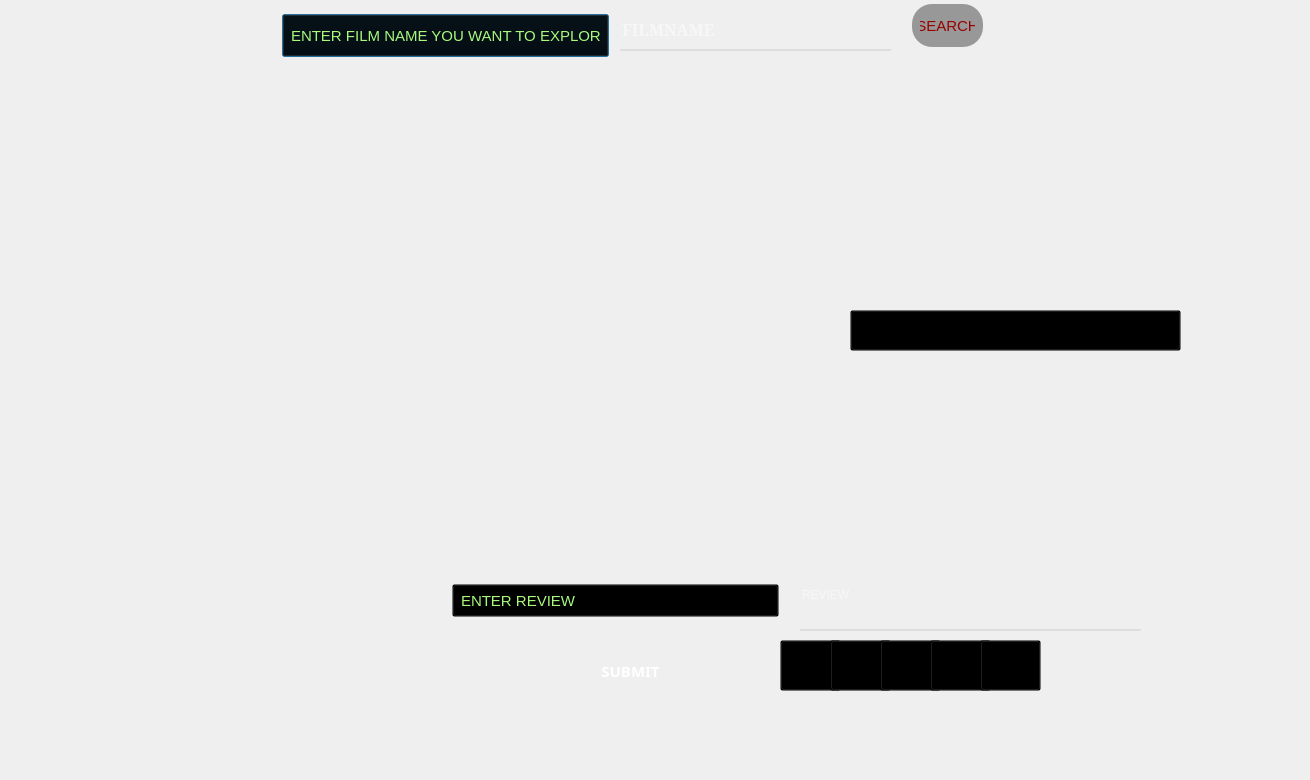
<?xml version="1.0" encoding="UTF-8"?>
<ui version="4.0">
 <class>movie</class>
 <widget class="QDialog" name="movie">
  <property name="geometry">
   <rect>
    <x>0</x>
    <y>0</y>
    <width>1310</width>
    <height>780</height>
   </rect>
  </property>
  <property name="windowTitle">
   <string>Dialog</string>
  </property>
  <widget class="QLabel" name="label">
   <property name="geometry">
    <rect>
     <x>0</x>
     <y>0</y>
     <width>1300</width>
     <height>771</height>
    </rect>
   </property>
   <property name="text">
    <string/>
   </property>
   <property name="pixmap">
    <pixmap>image (7).png</pixmap>
   </property>
  </widget>
  <widget class="QPushButton" name="pushButton">
   <property name="geometry">
    <rect>
     <x>280</x>
     <y>10</y>
     <width>331</width>
     <height>51</height>
    </rect>
   </property>
   <property name="styleSheet">
    <string notr="true">QPushButton#pushButton{
	color: rgb(168, 249, 124);
  padding: 4px 8px;
  text-align: left;
  font-size: 15px;
  margin: 4px 2px;
  background-color: transparent; 
 }
</string>
   </property>
   <property name="text">
    <string>ENTER FILM NAME YOU WANT TO EXPLORE</string>
   </property>
  </widget>
  <widget class="QLineEdit" name="lineEdit">
   <property name="geometry">
    <rect>
     <x>620</x>
     <y>10</y>
     <width>271</width>
     <height>41</height>
    </rect>
   </property>
   <property name="font">
    <font>
     <family>MS Serif</family>
     <pointsize>12</pointsize>
     <weight>75</weight>
     <bold>true</bold>
    </font>
   </property>
   <property name="styleSheet">
    <string notr="true">QLineEdit#lineEdit{
text-align:center;
background-color:transparent;
color:white;
border:none;
border-bottom:2px solid  rgb(222, 222, 222);
}</string>
   </property>
   <property name="placeholderText">
    <string>FILMNAME</string>
   </property>
  </widget>
  <widget class="QPushButton" name="pushButton_2">
   <property name="geometry">
    <rect>
     <x>910</x>
     <y>0</y>
     <width>75</width>
     <height>51</height>
    </rect>
   </property>
   <property name="styleSheet">
    <string notr="true">QPushButton#pushButton_2{
	color: rgb(152, 0, 0);
  padding: 4px 8px;
  text-align: center;
  font-size: 15px;
  margin: 4px 2px;
border-radius :20px;
  background-color: rgb(152, 152, 152);
 }
QPushButton#pushButton_2:hover{
background-color: rgb(152, 152, 152);
color: rgb(0, 255, 0);
}
</string>
   </property>
   <property name="text">
    <string>SEARCH</string>
   </property>
  </widget>
  <widget class="QLabel" name="image">
   <property name="geometry">
    <rect>
     <x>20</x>
     <y>160</y>
     <width>421</width>
     <height>331</height>
    </rect>
   </property>
   <property name="text">
    <string/>
   </property>
  </widget>
  <widget class="QLabel" name="label_2">
   <property name="geometry">
    <rect>
     <x>500</x>
     <y>60</y>
     <width>400</width>
     <height>51</height>
    </rect>
   </property>
   <property name="font">
    <font>
     <family>MS Shell Dlg 2</family>
     <pointsize>-1</pointsize>
     <weight>75</weight>
     <bold>true</bold>
    </font>
   </property>
   <property name="styleSheet">
    <string notr="true">QLabel#label_2{
background-color:transparent;
font-size:20px;
color:white;
text-align:left;
}</string>
   </property>
   <property name="text">
    <string/>
   </property>
  </widget>
  <widget class="QLabel" name="label_3">
   <property name="geometry">
    <rect>
     <x>460</x>
     <y>100</y>
     <width>261</width>
     <height>31</height>
    </rect>
   </property>
   <property name="font">
    <font>
     <family>MS Shell Dlg 2</family>
     <pointsize>-1</pointsize>
     <weight>75</weight>
     <bold>true</bold>
    </font>
   </property>
   <property name="styleSheet">
    <string notr="true">QLabel#label_3{
background-color:transparent;
font-size:15px;
color:white;
}</string>
   </property>
   <property name="text">
    <string/>
   </property>
  </widget>
  <widget class="QLabel" name="label_4">
   <property name="geometry">
    <rect>
     <x>680</x>
     <y>100</y>
     <width>161</width>
     <height>31</height>
    </rect>
   </property>
   <property name="font">
    <font>
     <family>MS Serif</family>
     <pointsize>-1</pointsize>
     <weight>75</weight>
     <bold>true</bold>
    </font>
   </property>
   <property name="styleSheet">
    <string notr="true">QLabel#label_4{
background-color:transparent;
font-size:15px;
color:white;
}</string>
   </property>
   <property name="text">
    <string/>
   </property>
  </widget>
  <widget class="QLabel" name="label_5">
   <property name="geometry">
    <rect>
     <x>460</x>
     <y>140</y>
     <width>221</width>
     <height>31</height>
    </rect>
   </property>
   <property name="font">
    <font>
     <family>MS Shell Dlg 2</family>
     <pointsize>-1</pointsize>
     <weight>75</weight>
     <bold>true</bold>
    </font>
   </property>
   <property name="styleSheet">
    <string notr="true">QLabel#label_5{
background-color:transparent;
font-size:15px;
color:white;
}</string>
   </property>
   <property name="text">
    <string/>
   </property>
  </widget>
  <widget class="QLabel" name="label_6">
   <property name="geometry">
    <rect>
     <x>460</x>
     <y>380</y>
     <width>291</width>
     <height>181</height>
    </rect>
   </property>
   <property name="font">
    <font>
     <family>MS Serif</family>
     <pointsize>-1</pointsize>
     <weight>75</weight>
     <bold>true</bold>
    </font>
   </property>
   <property name="styleSheet">
    <string notr="true">QLabel#label_6{
background-color:transparent;
font-size:15px;
color:white;
}</string>
   </property>
   <property name="text">
    <string/>
   </property>
  </widget>
  <widget class="QPushButton" name="pushButton_4">
   <property name="geometry">
    <rect>
     <x>450</x>
     <y>580</y>
     <width>331</width>
     <height>41</height>
    </rect>
   </property>
   <property name="styleSheet">
    <string notr="true">QPushButton#pushButton_4{
	color: rgb(168, 249, 124);
  padding: 4px 8px;
  text-align: left;
  font-size: 15px;
  margin: 4px 2px;
  background-color: transparent; 
 }
</string>
   </property>
   <property name="text">
    <string>ENTER REVIEW</string>
   </property>
  </widget>
  <widget class="QLineEdit" name="add_review">
   <property name="geometry">
    <rect>
     <x>800</x>
     <y>560</y>
     <width>341</width>
     <height>71</height>
    </rect>
   </property>
   <property name="styleSheet">
    <string notr="true">QLineEdit#add_review{
text-align:center;
background-color:transparent;
color:white;
border:none;
border-bottom:2px solid  rgb(222, 222, 222);
}</string>
   </property>
   <property name="placeholderText">
    <string>REVIEW</string>
   </property>
  </widget>
  <widget class="QPushButton" name="pushButton_5">
   <property name="geometry">
    <rect>
     <x>780</x>
     <y>640</y>
     <width>61</width>
     <height>51</height>
    </rect>
   </property>
   <property name="styleSheet">
    <string notr="true">QPushButton#pushButton_5{
background-color:transparent;
}
QPushButton#pushButton_5:hover{
background-color:rgb(255, 255, 127);
}</string>
   </property>
   <property name="text">
    <string/>
   </property>
   <property name="icon">
    <iconset resource="icons.qrc">
     <normaloff>:/new/prefix1/imgonline-com-ua-shape-N6h4pB3vkwR9zPY.png</normaloff>:/new/prefix1/imgonline-com-ua-shape-N6h4pB3vkwR9zPY.png</iconset>
   </property>
   <property name="iconSize">
    <size>
     <width>60</width>
     <height>40</height>
    </size>
   </property>
   <property name="checkable">
    <bool>true</bool>
   </property>
  </widget>
  <widget class="QPushButton" name="pushButton_6">
   <property name="geometry">
    <rect>
     <x>830</x>
     <y>640</y>
     <width>61</width>
     <height>51</height>
    </rect>
   </property>
   <property name="styleSheet">
    <string notr="true">QPushButton#pushButton_6{
background-color:transparent;
}
QPushButton#pushButton_6:hover{
background-color:rgb(255, 255, 127);
}</string>
   </property>
   <property name="text">
    <string/>
   </property>
   <property name="icon">
    <iconset resource="icons.qrc">
     <normaloff>:/new/prefix1/imgonline-com-ua-shape-N6h4pB3vkwR9zPY.png</normaloff>:/new/prefix1/imgonline-com-ua-shape-N6h4pB3vkwR9zPY.png</iconset>
   </property>
   <property name="iconSize">
    <size>
     <width>60</width>
     <height>40</height>
    </size>
   </property>
   <property name="checkable">
    <bool>true</bool>
   </property>
  </widget>
  <widget class="QPushButton" name="pushButton_7">
   <property name="geometry">
    <rect>
     <x>880</x>
     <y>640</y>
     <width>61</width>
     <height>51</height>
    </rect>
   </property>
   <property name="styleSheet">
    <string notr="true">QPushButton#pushButton_7{
background-color:transparent;
}
QPushButton#pushButton_7:hover{
background-color:rgb(255, 255, 127);
}</string>
   </property>
   <property name="text">
    <string/>
   </property>
   <property name="icon">
    <iconset resource="icons.qrc">
     <normaloff>:/new/prefix1/imgonline-com-ua-shape-N6h4pB3vkwR9zPY.png</normaloff>:/new/prefix1/imgonline-com-ua-shape-N6h4pB3vkwR9zPY.png</iconset>
   </property>
   <property name="iconSize">
    <size>
     <width>60</width>
     <height>40</height>
    </size>
   </property>
   <property name="checkable">
    <bool>true</bool>
   </property>
  </widget>
  <widget class="QPushButton" name="pushButton_8">
   <property name="geometry">
    <rect>
     <x>930</x>
     <y>640</y>
     <width>61</width>
     <height>51</height>
    </rect>
   </property>
   <property name="styleSheet">
    <string notr="true">QPushButton#pushButton_8{
background-color:transparent;
}
QPushButton#pushButton_8:hover{
background-color:rgb(255, 255, 127);
}</string>
   </property>
   <property name="text">
    <string/>
   </property>
   <property name="icon">
    <iconset resource="icons.qrc">
     <normaloff>:/new/prefix1/imgonline-com-ua-shape-N6h4pB3vkwR9zPY.png</normaloff>:/new/prefix1/imgonline-com-ua-shape-N6h4pB3vkwR9zPY.png</iconset>
   </property>
   <property name="iconSize">
    <size>
     <width>60</width>
     <height>40</height>
    </size>
   </property>
   <property name="checkable">
    <bool>true</bool>
   </property>
  </widget>
  <widget class="QPushButton" name="pushButton_9">
   <property name="geometry">
    <rect>
     <x>980</x>
     <y>640</y>
     <width>61</width>
     <height>51</height>
    </rect>
   </property>
   <property name="styleSheet">
    <string notr="true">QPushButton#pushButton_9{
background-color:transparent;
}
QPushButton#pushButton_9:hover{
background-color:rgb(255, 255, 127);
}</string>
   </property>
   <property name="text">
    <string/>
   </property>
   <property name="icon">
    <iconset resource="icons.qrc">
     <normaloff>:/new/prefix1/imgonline-com-ua-shape-N6h4pB3vkwR9zPY.png</normaloff>:/new/prefix1/imgonline-com-ua-shape-N6h4pB3vkwR9zPY.png</iconset>
   </property>
   <property name="iconSize">
    <size>
     <width>60</width>
     <height>40</height>
    </size>
   </property>
   <property name="checkable">
    <bool>true</bool>
   </property>
  </widget>
  <widget class="QLabel" name="rate">
   <property name="geometry">
    <rect>
     <x>940</x>
     <y>80</y>
     <width>51</width>
     <height>41</height>
    </rect>
   </property>
   <property name="font">
    <font>
     <pointsize>11</pointsize>
     <weight>75</weight>
     <bold>true</bold>
    </font>
   </property>
   <property name="styleSheet">
    <string notr="true">QLabel#rate{
color:white;
}</string>
   </property>
   <property name="text">
    <string/>
   </property>
  </widget>
  <widget class="QPushButton" name="pushButton_13">
   <property name="geometry">
    <rect>
     <x>540</x>
     <y>640</y>
     <width>181</width>
     <height>61</height>
    </rect>
   </property>
   <property name="font">
    <font>
     <family>Rockwell</family>
     <pointsize>-1</pointsize>
     <weight>75</weight>
     <bold>true</bold>
    </font>
   </property>
   <property name="styleSheet">
    <string notr="true">QPushButton#pushButton_13{
	color: white;
  padding: 4px 8px;
  text-align: center;
  font-size: 15px;
  margin: 4px 2px;
border-radius :20px;
  background-color:transparent;
 }
QPushButton#pushButton_13:hover{
background-color: transparent;
color: rgb(0, 255, 0);
}
</string>
   </property>
   <property name="text">
    <string>SUBMIT</string>
   </property>
   <property name="icon">
    <iconset resource="icons.qrc">
     <normaloff>:/new/prefix1/circle-cropped (23).png</normaloff>:/new/prefix1/circle-cropped (23).png</iconset>
   </property>
   <property name="iconSize">
    <size>
     <width>80</width>
     <height>60</height>
    </size>
   </property>
  </widget>
  <widget class="QLabel" name="label_9">
   <property name="geometry">
    <rect>
     <x>860</x>
     <y>70</y>
     <width>71</width>
     <height>61</height>
    </rect>
   </property>
   <property name="text">
    <string/>
   </property>
  </widget>
  <widget class="QTextBrowser" name="textBrowser">
   <property name="geometry">
    <rect>
     <x>460</x>
     <y>181</y>
     <width>451</width>
     <height>171</height>
    </rect>
   </property>
   <property name="styleSheet">
    <string notr="true">QTextBrowser#textBrowser{
background-color:transparent;
color:white;
font-size:15px;
}</string>
   </property>
  </widget>
  <widget class="QLabel" name="label_10">
   <property name="geometry">
    <rect>
     <x>790</x>
     <y>400</y>
     <width>351</width>
     <height>161</height>
    </rect>
   </property>
   <property name="font">
    <font>
     <family>MS Serif</family>
     <pointsize>-1</pointsize>
     <weight>75</weight>
     <bold>true</bold>
    </font>
   </property>
   <property name="styleSheet">
    <string notr="true">QLabel#label_10{
background-color:transparent;
font-size:15px;
color:white;
}</string>
   </property>
   <property name="text">
    <string/>
   </property>
  </widget>
  <widget class="QLabel" name="label_11">
   <property name="geometry">
    <rect>
     <x>466</x>
     <y>360</y>
     <width>161</width>
     <height>31</height>
    </rect>
   </property>
   <property name="font">
    <font>
     <pointsize>-1</pointsize>
     <weight>75</weight>
     <bold>true</bold>
    </font>
   </property>
   <property name="styleSheet">
    <string notr="true">QLabel#label_11{
background-color:transparent;
font-size:15px;
color:white;
}</string>
   </property>
   <property name="text">
    <string/>
   </property>
  </widget>
  <widget class="QLabel" name="label_12">
   <property name="geometry">
    <rect>
     <x>810</x>
     <y>360</y>
     <width>161</width>
     <height>31</height>
    </rect>
   </property>
   <property name="font">
    <font>
     <pointsize>-1</pointsize>
     <weight>75</weight>
     <bold>true</bold>
    </font>
   </property>
   <property name="styleSheet">
    <string notr="true">QLabel#label_12{
background-color:transparent;
font-size:15px;
color:white;
}</string>
   </property>
   <property name="text">
    <string/>
   </property>
  </widget>
  <widget class="QPushButton" name="pushButton_10">
   <property name="geometry">
    <rect>
     <x>850</x>
     <y>310</y>
     <width>331</width>
     <height>41</height>
    </rect>
   </property>
   <property name="font">
    <font>
     <family>MS Serif</family>
     <pointsize>-1</pointsize>
     <weight>75</weight>
     <bold>true</bold>
     <underline>true</underline>
    </font>
   </property>
   <property name="styleSheet">
    <string notr="true">QPushButton#pushButton_10{
background-color:transparent;
color:white;
font-size:15px;
}
QPushButton#pushButton_10:hover{
background-color:transparent;
	color: rgb(255, 255, 0);
}
QPushButton#pushButton_10:visited{
background-color:transparent;
	color: rgb(170, 255, 255);
}

</string>
   </property>
   <property name="text">
    <string/>
   </property>
  </widget>
  <widget class="QTableView" name="tableView">
   <property name="geometry">
    <rect>
     <x>20</x>
     <y>500</y>
     <width>421</width>
     <height>211</height>
    </rect>
   </property>
   <property name="styleSheet">
    <string notr="true">QTableView#tableView{
background-color:transparent;
font-size:18px;
text-align:center;
color:white;
border-color:transparent;
	selection-color: rgb(85, 170, 255);
	border-top-color: rgb(255, 85, 127);
	border-right-color: rgb(85, 170, 255);
	border-color: rgb(85, 170, 255);
gridline-color: rgb(170, 0, 255);
}
QTableView#tableView:item:active{
background-color:yellow;
}
QTableView#tableView:item:visited{
background-color:golden;
}
QTableView#tableView:item:hover{
	color: rgb(149, 0, 0);
	background-color: rgb(170, 255, 127);
}

QScrollBar:vertical {border: none;background-color: #282828;width: 10px;margin: 25px 0 0px 0;}
QScrollBar::handle:vertical{border-radius: 4px;border-color: rgba(85, 85, 127, 75%);border-width: 1px; border-style: solid; background-color: rgba(85, 85, 127, 75%); min-height: 25px;}
QScrollBar::add-line:vertical{width: 0px; height: 0px;}
QScrollBar::sub-line:vertical{width: 0px; height: 0px;}
QScrollBar::add-page:vertical{background-color: transparent;}
QScrollBar::sub-page:vertical{background-color: transparent;}


</string>
   </property>
  </widget>
  <widget class="QLabel" name="username">
   <property name="geometry">
    <rect>
     <x>10</x>
     <y>20</y>
     <width>151</width>
     <height>41</height>
    </rect>
   </property>
   <property name="font">
    <font>
     <pointsize>26</pointsize>
    </font>
   </property>
   <property name="text">
    <string/>
   </property>
  </widget>
 </widget>
 <resources>
  <include location="icons.qrc"/>
 </resources>
 <connections/>
</ui>
